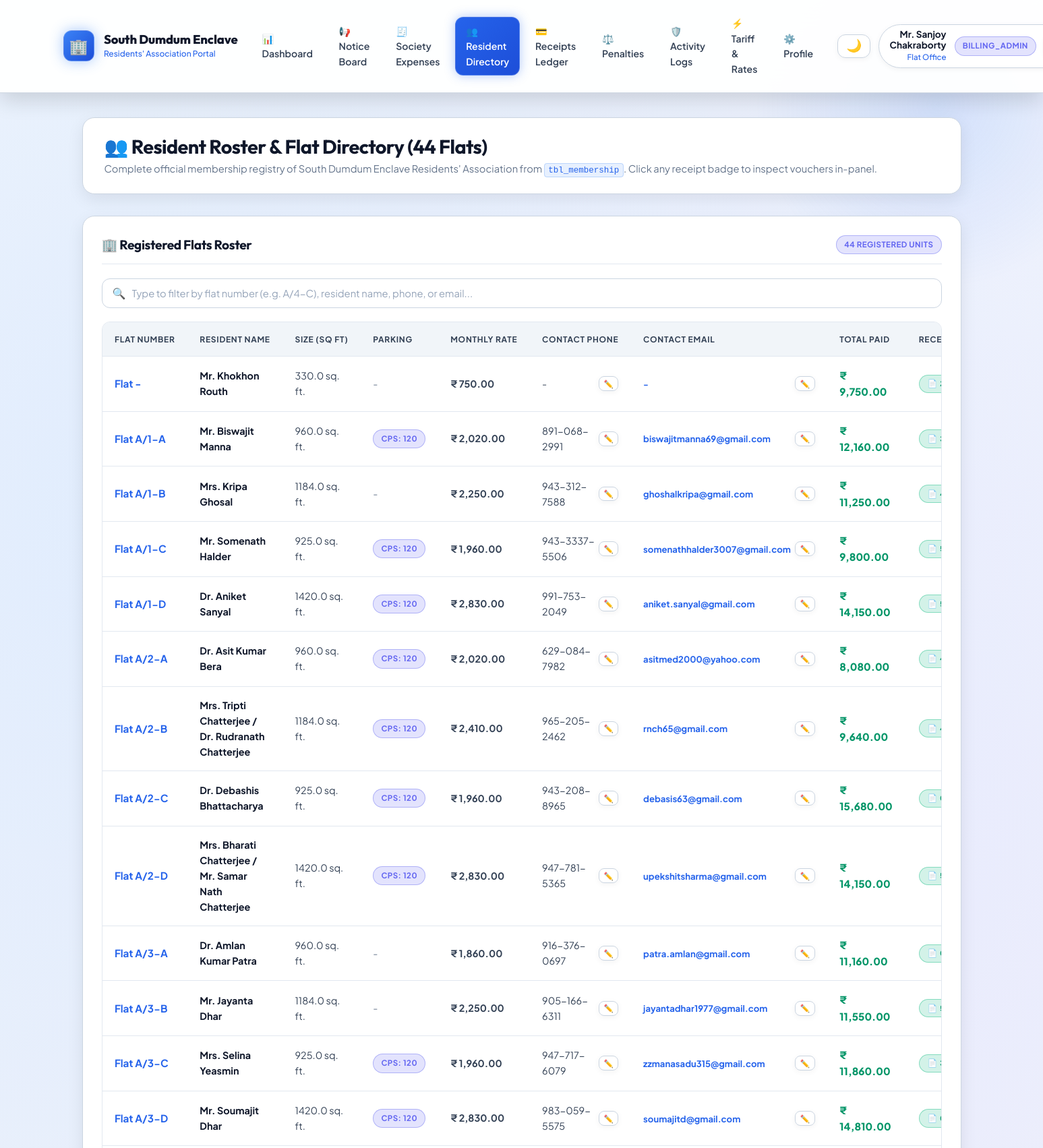
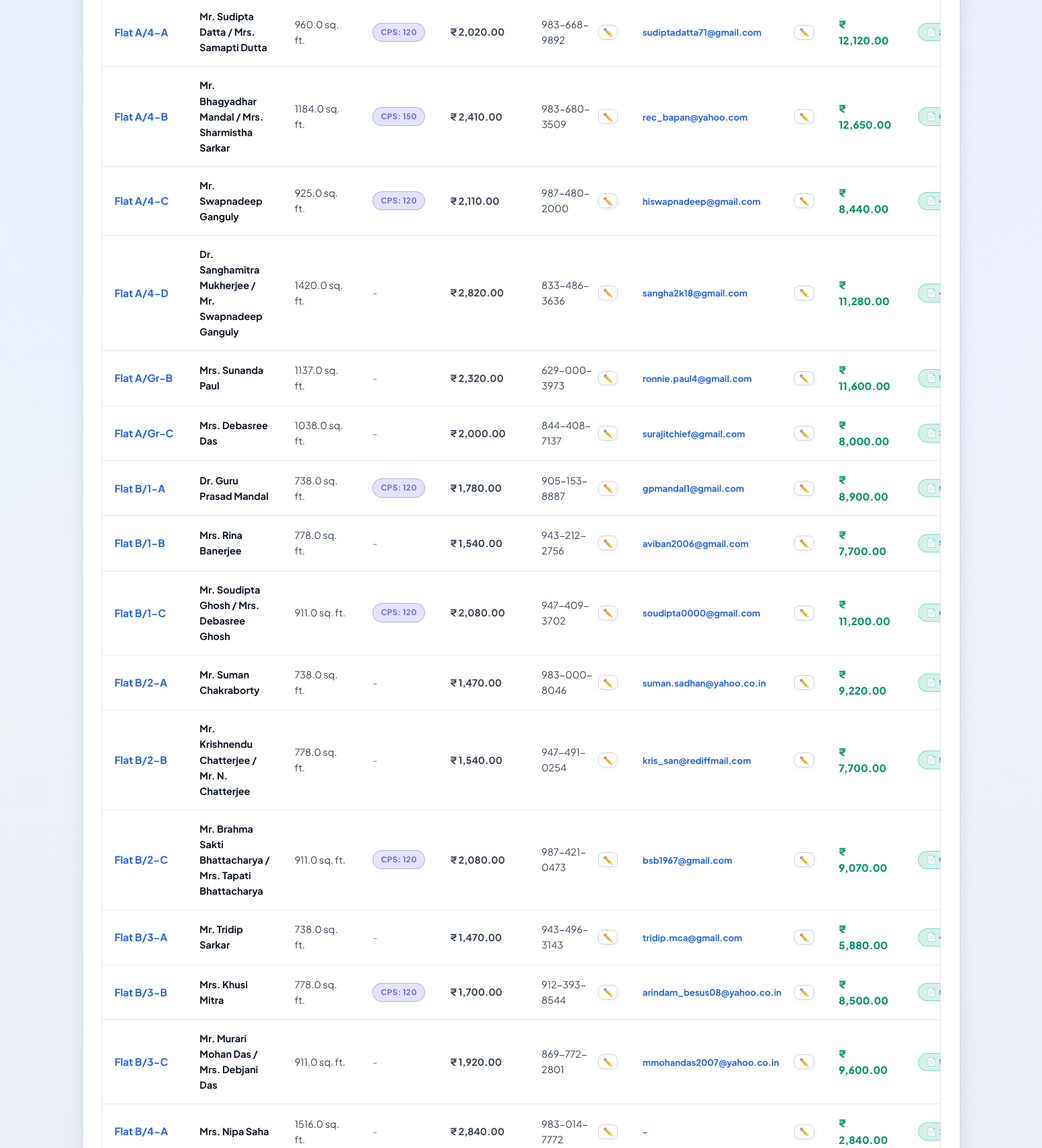
The app's page /admin/members (signed in, upper part) with its own data (2 pictures, top to bottom).
### tables this page shows
CREATE TABLE tbl_membership (
    id INTEGER PRIMARY KEY,
    flat_no TEXT NOT NULL,
    member_name TEXT NOT NULL,
    RvsdFlatSize REAL,
    car_parking_space TEXT,
    cps_owner INTEGER,
    tws_owner INTEGER,
    tws_count INTEGER,
    flat_charges REAL,
    common_expenses REAL,
    cps_charges REAL,
    tws_charges REAL,
    capital_fund REAL,
    monthly_charge REAL,
    password_hash TEXT
);

### app.py (the view)
@app.route('/admin/members')
@roles_required('super_admin', 'billing_admin', 'president', 'secretary', 'treasurer', 'caretaker')
def admin_members():
    search_q = request.args.get('q', '').strip()
    query = """
        SELECT m.*,
               c.mobile_num_1, c.mobile_num_2, c.email_1, c.email_2,
               COALESCE(r.total_paid, 0) as total_paid,
               COALESCE(r.receipts_count, 0) as receipts_count,
               r.last_payment_date
        FROM tbl_membership m
        LEFT JOIN tbl_mbr_cntct c ON LOWER(TRIM(m.flat_no)) = LOWER(TRIM(c.flat_no))
        LEFT JOIN (
            SELECT LOWER(TRIM(flat_no)) as flat_no,
                   SUM(amount) as total_paid,
                   COUNT(receipt_no) as receipts_count,
                   MAX(payment_date) as last_payment_date
            FROM tbl_receipts
            GROUP BY LOWER(TRIM(flat_no))
        ) r ON LOWER(TRIM(m.flat_no)) = r.flat_no
    """
    params = []
    if search_q:
        query += " WHERE m.flat_no LIKE %s OR m.member_name LIKE %s OR c.mobile_num_1 LIKE %s OR c.email_1 LIKE %s"
        params.extend([f"%{search_q}%", f"%{search_q}%", f"%{search_q}%", f"%{search_q}%"])
    query += " ORDER BY m.flat_no"
    members = query_db(query, params)
    return render_template('admin_members.html', members=members, search_q=search_q)

### app.py (called while the page is built)
@app.after_request
def set_response_headers(response):
    if request.path.startswith('/static/'):
        response.headers['Cache-Control'] = 'public, max-age=0, must-revalidate'
    return response

@app.teardown_appcontext
def close_request_db(exception=None):
    from flask import g
    db_conn = getattr(g, 'db_conn', None)
    if db_conn is not None:
        try:
            db_conn.close()
        except Exception:
            pass
        g.db_conn = None

@app.context_processor
def inject_globals():
    user = session.get('user')
    if not isinstance(user, dict):
        user = None
    is_admin = bool(user and (user.get('role') in ADMIN_ROLES or user.get('is_admin', False)))
    is_exec = bool(user and (user.get('role') in EXECUTIVE_ROLES or user.get('is_admin', False)))
    is_billing_admin = bool(user and (user.get('role') in {'super_admin', 'billing_admin'} or user.get('username') == 'admin'))
    return {
        'config': Config,
        'now': datetime.now(),
        'current_user': user,
        'is_admin': is_admin,
        'is_executive': is_exec,
        'is_billing_admin': is_billing_admin,
        'asset_version': '2.1.2'
    }

### database.py (called while the page is built, shortened)
def get_writable_sqlite_path():
    global _WRITABLE_SQLITE_PATH
    if _WRITABLE_SQLITE_PATH and os.path.exists(_WRITABLE_SQLITE_PATH):
        return _WRITABLE_SQLITE_PATH

def get_sqlite_connection():
    db_path = get_writable_sqlite_path()
    conn = sqlite3.connect(db_path)
    conn.row_factory = sqlite3.Row
    conn.create_function('DATE_FORMAT', 2, sqlite_date_format)
    return conn

def determine_engine():
    global _ENGINE_MODE
    if _ENGINE_MODE is not None:
        return _ENGINE_MODE

def get_db():
    try:
        from flask import g, has_request_context
        if has_request_context():
            if not hasattr(g, 'db_conn') or g.db_conn is None:
                engine = determine_engine()
                if engine == 'sqlite':
                    g.db_conn = get_sqlite_connection()
                else:
                    g.db_conn = get_mysql_connection()
            return g.db_conn
    except Exception:
        pass
    engine = determine_engine()
    return get_sqlite_connection() if engine == 'sqlite' else get_mysql_connection()

### templates/admin_members.html (shortened to what this page needs)
{% extends 'base.html' %}
{% block content %}
<div class="page-header">
    <div class="page-header-title">
        <h2>👥 Resident Roster & Flat Directory (44 Flats)</h2>
        <p>Complete official membership registry of South Dumdum Enclave Residents' Association from <code>tbl_membership</code>. Click any receipt badge to inspect vouchers in-panel.</p>
    </div>
</div>
<div class="card">
    <div class="card-header">
        <h3 class="card-title">🏢 Registered Flats Roster</h3>
        <span id="memberCountBadge" class="badge badge-info">{{ members|length }} Registered Units</span>
    </div>
    <div style="margin-bottom: 1.25rem;">
        <form method="GET" action="{{ url_for('admin_members') }}">
            <div class="live-search-box">
                <span class="search-icon">🔍</span>
                <input type="text" id="memberSearch" name="q" value="{{ search_q or '' }}" class="form-control" placeholder="Type to filter by flat number (e.g. A/4-C), resident name, phone, or email..." data-live-search="#membersTable" data-search-counter="#memberCountBadge" data-clear-btn="clearMemberSearch">
            </div>
        </form>
    </div>
    <div class="table-container">
        <table class="custom-table" id="membersTable">
            <thead>
                <tr>
                    <th>Flat Number</th>
                    <th>Resident Name</th>
                    <th>Size (Sq Ft)</th>
                    <th>Parking</th>
                    <th>Monthly Rate</th>
                    <th>Contact Phone</th>
                    <th>Contact Email</th>
                    <th>Total Paid</th>
                    <th>Receipts (Click to View)</th>
                </tr>
            </thead>
            <tbody>
                {% for m in members %}
                <tr>
                    <td>
                        <strong class="text-highlight-blue" style="font-size: 0.95rem;">Flat {{ m.flat_no }}</strong>
                    </td>
                    <td>
                        <strong class="text-main">{{ m.member_name }}</strong>
                    </td>
                    <td class="text-secondary">{{ m.RvsdFlatSize or '-' }} sq. ft.</td>
                    <td>
                        {% if m.cps_owner %}
                        <span class="badge badge-info">CPS: {{ m.car_parking_space }}</span>
                        {% else %}
                        <span class="text-muted">-</span>
                        {% endif %}
                    </td>
                    <td>
                        <strong class="text-secondary">₹ {{ "{:,.2f}".format(m.monthly_charge or 0) }}</strong>
                    </td>
                    <td class="text-secondary">
                        <div style="display: flex; align-items: center; justify-content: space-between; gap: 0.4rem;">
                            <span>{{ m.mobile_num_1 or m.mobile_num_2 or '-' }}</span>
                            <button type="button" class="btn btn-sm btn-secondary btn-edit-contact"
                                    data-flat="{{ m.flat_no }}"
                                    data-name="{{ m.member_name|e }}"
                                    data-email="{{ (m.email_1 or m.email_2 or '')|e }}"
                                    data-phone="{{ (m.mobile_num_1 or m.mobile_num_2 or '')|e }}"
                                    style="padding: 0.15rem 0.4rem; font-size: 0.72rem;"
                                    title="Edit Contact Info">
                                ✏️
                            </button>
                        </div>
                    </td>
                    <td>
                        <div style="display: flex; align-items: center; justify-content: space-between; gap: 0.4rem;">
                            <span class="text-highlight-blue" style="font-size: 0.82rem;">{{ m.email_1 or m.email_2 or '-' }}</span>
                            <button type="button" class="btn btn-sm btn-secondary btn-edit-contact"
                                    data-flat="{{ m.flat_no }}"
                                    data-name="{{ m.member_name|e }}"
                                    data-email="{{ (m.email_1 or m.email_2 or '')|e }}"
                                    data-phone="{{ (m.mobile_num_1 or m.mobile_num_2 or '')|e }}"
                                    style="padding: 0.15rem 0.4rem; font-size: 0.72rem;"
                                    title="Edit Contact Info">
                                ✏️
                            </button>
                        </div>
                    </td>
                    <td>
                        <strong class="text-amount-success" style="font-size: 0.95rem;">₹ {{ "{:,.2f}".format(m.total_paid) }}</strong>
                    </td>
                    <td>
                        {% if m.receipts_count > 0 %}
                        <div style="display: flex; align-items: center; gap: 0.4rem;">
                            <button type="button" class="badge badge-success badge-interactive btn-view-member-receipts" data-flat-no="{{ m.flat_no }}" data-member-name="{{ m.member_name }}" onclick="openMemberReceiptsModal(this.getAttribute('data-flat-no'), this.getAttribute('data-member-name'))" title="Inspect {{ m.receipts_count }} receipts for Flat {{ m.flat_no }} in popup">
                                📄 {{ m.receipts_count }} receipts &rarr;
                            </button>
                        </div>
                        {% else %}
                        <a href="{{ url_for('admin_receipts', flat=m.flat_no) }}" class="badge badge-warning" title="No receipts yet. Click to issue first receipt.">
                            + 0 receipts
                        </a>
                        {% endif %}
                    </td>
                </tr>
                {% endfor %}
            </tbody>
        </table>
    </div>
</div>
{% endblock %}

### templates/base.html (style rules this page uses)
:root, [data-theme="dark"], html[data-theme="dark"], body[data-theme="dark"] { --font-heading: 'Outfit', -apple-system, BlinkMacSystemFont, 'Segoe UI', Roboto, sans-serif; --font-body: 'Plus Jakarta Sans', -apple-system, BlinkMacSystemFont, 'Segoe UI', Roboto, sans-serif; --primary-50: #eff6ff; --primary-100: #dbeafe; --primary-200: #bfdbfe; --primary-300: #93c5fd; --primary-400: #60a5fa; --primary-500: #3b82f6; --primary-600: #2563eb; --primary-700: #1d4ed8; --primary-800: #1e40af; --primary-900: #1e3a8a; --primary-950: #0f172a; --emerald-500: #10b981; --emerald-600: #059669; --emerald-700: #047857; --amber-500: #f59e0b; --amber-600: #d97706; --amber-700: #b45309; --rose-500: #f43f5e; --rose-600: #e11d48; --rose-700: #be123c; --slate-50: #f8fafc; --slate-100: #f1f5f9; --slate-200: #e2e8f0; --slate-300: #cbd5e1; --slate-400: #94a3b8; --slate-500: #64748b; --slate-600: #475569; --slate-700: #334155; --slate-800: #1e293b; --slate-900: #0f172a; --slate-950: #020617; --radius-sm: 8px; --radius-md: 12px; --radius-lg: 18px; --radius-xl: 26px; --radius-pill: 9999px; --theme-mode: 'dark'; --text-main: #ffffff; --text-secondary: #cbd5e1; --text-muted: #94a3b8; --text-heading: #ffffff; --bg-body: #070b14; --bg-gradient: radial-gradient(circle at 15% 15%, rgba(30, 58, 138, 0.35) 0%, transparent 45%), radial-gradient(circle at 85% 25%, rgba(126, 34, 206, 0.25) 0%, transparent 45%), radial-gradient(circle at 50% 85%, rgba(15, 23, 42, 0.9) 0%, transparent 60%), linear-gradient(180deg, #070b14 0%, #0b1329 50%, #030712 100%); --navbar-bg: rgba(10, 16, 31, 0.88); --navbar-border: rgba(255, 255, 255, 0.1); --surface-card: rgba(15, 23, 42, 0.82); --surface-card-hover: rgba(22, 33, 58, 0.9); --surface-border: rgba(255, 255, 255, 0.1); --surface-border-hover: rgba(59, 130, 246, 0.45); --table-th-bg: rgba(30, 41, 59, 0.88); --table-th-color: #cbd5e1; --table-td-color: #e2e8f0; --table-td-border: rgba(255, 255, 255, 0.06); --form-bg: rgba(15, 23, 42, 0.85); --form-border: rgba(255, 255, 255, 0.15); --form-text: #ffffff; }
:root[data-theme="light"], html[data-theme="light"], body[data-theme="light"], [data-theme="light"] { --theme-mode: 'light'; --text-main: #0f172a; --text-secondary: #334155; --text-muted: #64748b; --text-heading: #0f172a; --bg-body: #f8fafc; --bg-gradient: radial-gradient(circle at 15% 15%, rgba(219, 234, 254, 0.75) 0%, transparent 45%), radial-gradient(circle at 85% 25%, rgba(237, 233, 254, 0.75) 0%, transparent 45%), linear-gradient(180deg, #f8fafc 0%, #edf2f7 50%, #e2e8f0 100%); --navbar-bg: rgba(255, 255, 255, 0.94); --navbar-border: rgba(203, 213, 225, 0.9); --surface-card: #ffffff; --surface-card-hover: #ffffff; --surface-border: #cbd5e1; --surface-border-hover: #2563eb; --table-th-bg: #f1f5f9; --table-th-color: #334155; --table-td-color: #0f172a; --table-td-border: #e2e8f0; --form-bg: #ffffff; --form-border: #cbd5e1; --form-text: #0f172a; }

### records on screen
tbl_membership: flat_no "-", member_name "Mr. Khokhon Routh", RvsdFlatSize "330.0", monthly_charge "750.00", mobile_num_1 "-", email_1 "-", total_paid "9,750.00"
tbl_membership: flat_no "A/1-A", member_name "Mr. Biswajit Manna", RvsdFlatSize "960.0", car_parking_space "120", monthly_charge "2,020.00", mobile_num_1 "891-068-2991", email_1 "biswajitmanna69@gmail.com", total_paid "12,160.00"
tbl_membership: flat_no "A/1-B", member_name "Mrs. Kripa Ghosal", RvsdFlatSize "1184.0", monthly_charge "2,250.00", mobile_num_1 "943-312-7588", email_1 "ghoshalkripa@gmail.com", total_paid "11,250.00"
tbl_membership: flat_no "A/1-C", member_name "Mr. Somenath Halder", RvsdFlatSize "925.0", car_parking_space "120", monthly_charge "1,960.00", mobile_num_1 "943-3337-5506", email_1 "somenathhalder3007@gmail.com", total_paid "9,800.00"
tbl_membership: flat_no "A/1-D", member_name "Dr. Aniket Sanyal", RvsdFlatSize "1420.0", car_parking_space "120", monthly_charge "2,830.00", mobile_num_1 "991-753-2049", email_1 "aniket.sanyal@gmail.com", total_paid "14,150.00"
tbl_membership: flat_no "A/2-A", member_name "Dr. Asit Kumar Bera", RvsdFlatSize "960.0", car_parking_space "120", monthly_charge "2,020.00", mobile_num_1 "629-084-7982", email_1 "asitmed2000@yahoo.com", total_paid "8,080.00"
tbl_membership: flat_no "A/2-B", member_name "Mrs. Tripti Chatterjee / Dr. Rudranath Chatterjee", RvsdFlatSize "1184.0", car_parking_space "120", monthly_charge "2,410.00", mobile_num_1 "965-205-2462", email_1 "rnch65@gmail.com", total_paid "9,640.00"
tbl_membership: flat_no "A/2-C", member_name "Dr. Debashis Bhattacharya", RvsdFlatSize "925.0", car_parking_space "120", monthly_charge "1,960.00", mobile_num_1 "943-208-8965", email_1 "debasis63@gmail.com", total_paid "15,680.00"
tbl_membership: flat_no "A/2-D", member_name "Mrs. Bharati Chatterjee / Mr. Samar Nath Chatterjee", RvsdFlatSize "1420.0", car_parking_space "120", monthly_charge "2,830.00", mobile_num_1 "947-781-5365", email_1 "upekshitsharma@gmail.com", total_paid "14,150.00"
tbl_membership: flat_no "A/3-A", member_name "Dr. Amlan Kumar Patra", RvsdFlatSize "960.0", monthly_charge "1,860.00", mobile_num_1 "916-376-0697", email_1 "patra.amlan@gmail.com", total_paid "11,160.00"
tbl_membership: flat_no "A/3-B", member_name "Mr. Jayanta Dhar", RvsdFlatSize "1184.0", monthly_charge "2,250.00", mobile_num_1 "905-166-6311", email_1 "jayantadhar1977@gmail.com", total_paid "11,550.00"
tbl_membership: flat_no "A/3-C", member_name "Mrs. Selina Yeasmin", RvsdFlatSize "925.0", car_parking_space "120", monthly_charge "1,960.00", mobile_num_1 "947-717-6079", email_1 "zzmanasadu315@gmail.com", total_paid "11,860.00"
tbl_membership: flat_no "A/3-D", member_name "Mr. Soumajit Dhar", RvsdFlatSize "1420.0", car_parking_space "120", monthly_charge "2,830.00", mobile_num_1 "983-059-5575", email_1 "soumajitd@gmail.com", total_paid "14,810.00"
tbl_membership: flat_no "A/4-A", member_name "Mr. Sudipta Datta / Mrs. Samapti Dutta", RvsdFlatSize "960.0", car_parking_space "120", monthly_charge "2,020.00", mobile_num_1 "983-668-9892", email_1 "sudiptadatta71@gmail.com", total_paid "12,120.00"
tbl_membership: flat_no "A/4-B", member_name "Mr. Bhagyadhar Mandal / Mrs. Sharmistha Sarkar", RvsdFlatSize "1184.0", car_parking_space "150", monthly_charge "2,410.00", mobile_num_1 "983-680-3509", email_1 "rec_bapan@yahoo.com", total_paid "12,650.00"
tbl_membership: flat_no "A/4-C", member_name "Mr. Swapnadeep Ganguly", RvsdFlatSize "925.0", car_parking_space "120", monthly_charge "2,110.00", mobile_num_1 "987-480-2000", email_1 "hiswapnadeep@gmail.com", total_paid "8,440.00"
tbl_membership: flat_no "A/4-D", member_name "Dr. Sanghamitra Mukherjee / Mr. Swapnadeep Ganguly", RvsdFlatSize "1420.0", monthly_charge "2,820.00", mobile_num_1 "833-486-3636", email_1 "sangha2k18@gmail.com", total_paid "11,280.00"
tbl_membership: flat_no "A/Gr-B", member_name "Mrs. Sunanda Paul", RvsdFlatSize "1137.0", monthly_charge "2,320.00", mobile_num_1 "629-000-3973", email_1 "ronnie.paul4@gmail.com", total_paid "11,600.00"
tbl_membership: flat_no "A/Gr-C", member_name "Mrs. Debasree Das", RvsdFlatSize "1038.0", monthly_charge "2,000.00", mobile_num_1 "844-408-7137", email_1 "surajitchief@gmail.com", total_paid "8,000.00"
tbl_membership: flat_no "B/1-A", member_name "Dr. Guru Prasad Mandal", RvsdFlatSize "738.0", car_parking_space "120", monthly_charge "1,780.00", mobile_num_1 "905-153-8887", email_1 "gpmandal1@gmail.com", total_paid "8,900.00"
tbl_membership: flat_no "B/1-B", member_name "Mrs. Rina Banerjee", RvsdFlatSize "778.0", monthly_charge "1,540.00", mobile_num_1 "943-212-2756", email_1 "aviban2006@gmail.com", total_paid "7,700.00"
tbl_membership: flat_no "B/1-C", member_name "Mr. Soudipta Ghosh / Mrs. Debasree Ghosh", RvsdFlatSize "911.0", car_parking_space "120", monthly_charge "2,080.00", mobile_num_1 "947-409-3702", email_1 "soudipta0000@gmail.com", total_paid "11,200.00"
tbl_membership: flat_no "B/2-A", member_name "Mr. Suman Chakraborty", RvsdFlatSize "738.0", monthly_charge "1,470.00", mobile_num_1 "983-000-8046", email_1 "suman.sadhan@yahoo.co.in", total_paid "9,220.00"
tbl_membership: flat_no "B/2-B", member_name "Mr. Krishnendu Chatterjee / Mr. N. Chatterjee", RvsdFlatSize "778.0", monthly_charge "1,540.00", mobile_num_1 "947-491-0254", email_1 "kris_san@rediffmail.com", total_paid "7,700.00"
tbl_membership: flat_no "B/2-C", member_name "Mr. Brahma Sakti Bhattacharya / Mrs. Tapati Bhattacharya", RvsdFlatSize "911.0", car_parking_space "120", monthly_charge "2,080.00", mobile_num_1 "987-421-0473", email_1 "bsb1967@gmail.com", total_paid "9,070.00"
tbl_membership: flat_no "B/3-A", member_name "Mr. Tridip Sarkar", RvsdFlatSize "738.0", monthly_charge "1,470.00", mobile_num_1 "943-496-3143", email_1 "tridip.mca@gmail.com", total_paid "5,880.00"
tbl_membership: flat_no "B/3-B", member_name "Mrs. Khusi Mitra", RvsdFlatSize "778.0", car_parking_space "120", monthly_charge "1,700.00", mobile_num_1 "912-393-8544", email_1 "arindam_besus08@yahoo.co.in", total_paid "8,500.00"
tbl_membership: flat_no "B/3-C", member_name "Mr. Murari Mohan Das / Mrs. Debjani Das", RvsdFlatSize "911.0", monthly_charge "1,920.00", mobile_num_1 "869-772-2801", email_1 "mmohandas2007@yahoo.co.in", total_paid "9,600.00"
tbl_membership: flat_no "B/4-A", member_name "Mrs. Nipa Saha", RvsdFlatSize "1516.0", monthly_charge "2,840.00", mobile_num_1 "983-014-7772", car_parking_space "-", total_paid "2,840.00"

### other values on screen
{{ current_user.name }} "Mr. Sanjoy Chakraborty"
{{ current_user.flat_no }} "Office"
{{ current_user.role }} "BILLING_ADMIN"
{{ members|length }} "44"
